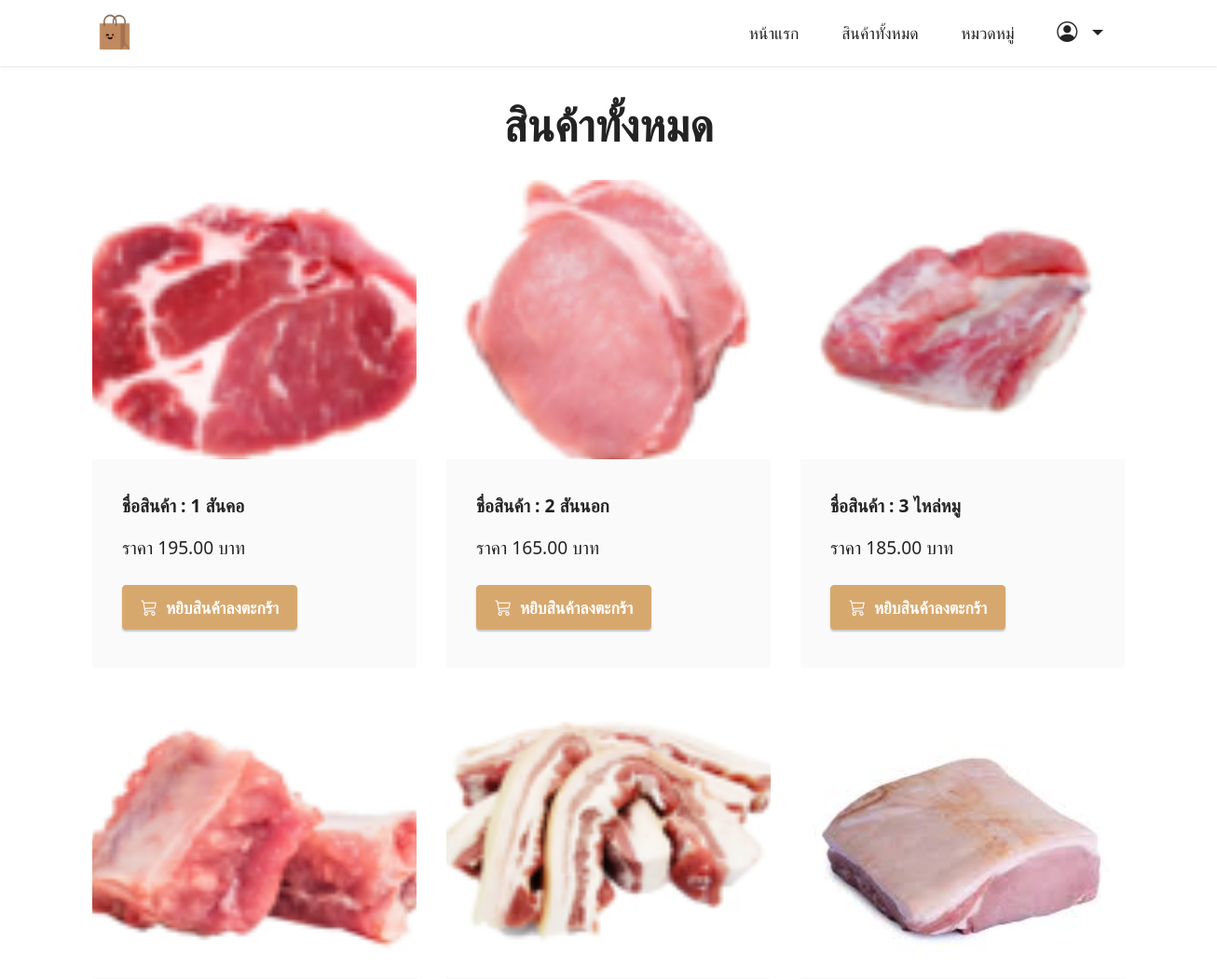
/product/ (upper part), run on an earlier commit of the app's database.
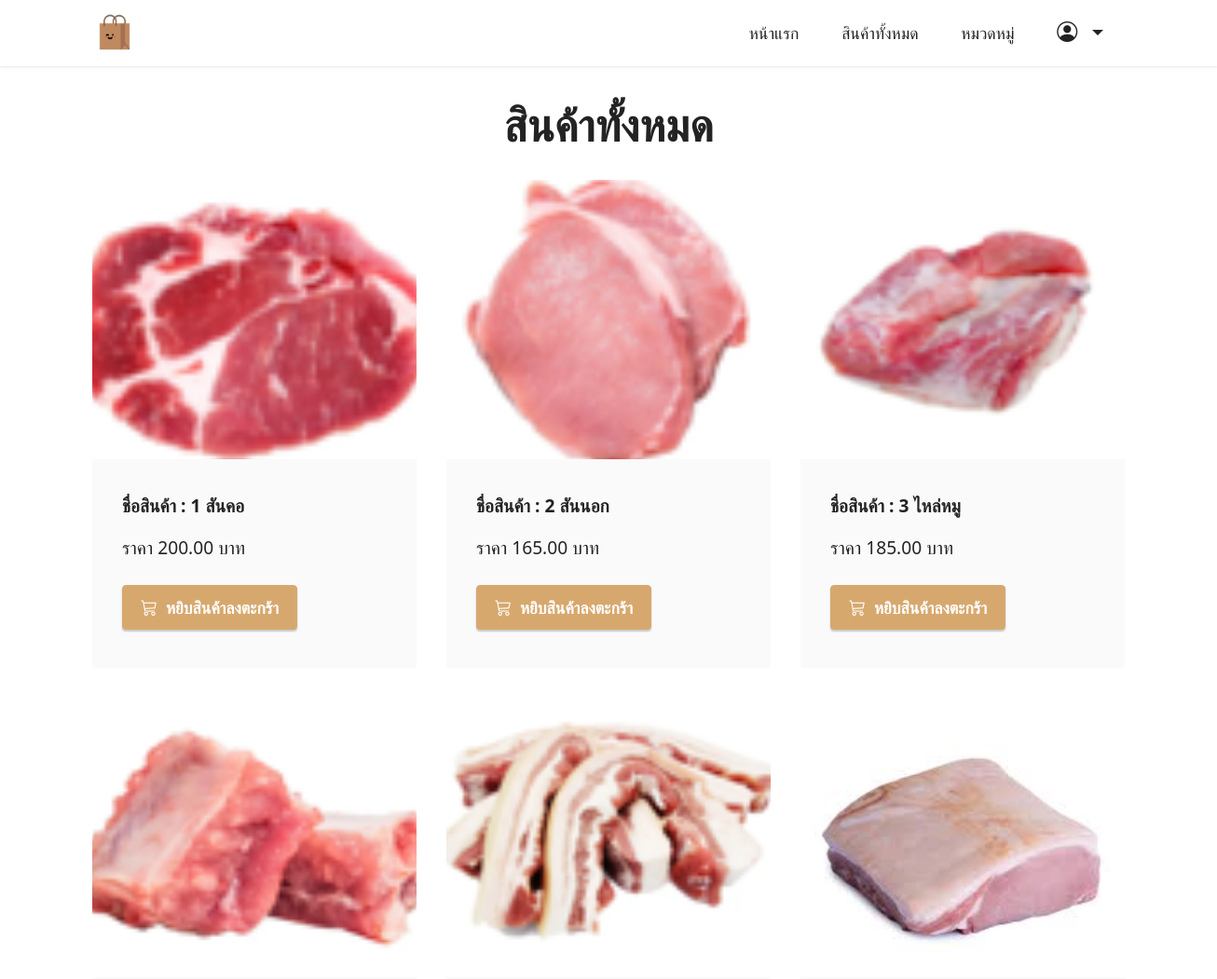
And on a later commit of the database.
### productapp/models.py (models this page shows, shortened)
class Product1(models.Model):
    category = models.ForeignKey('Category',on_delete=models.CASCADE,null=True,verbose_name="หมวดหมู่สินค้า")
    name = models.CharField("ชื่อสินค้า", max_length=100)
    description = models.TextField("รายละเอียดสินค้า", max_length=500)
    price = models.DecimalField("ราคาขาย", max_digits=10, decimal_places=2)
    stock = models.DecimalField("จำนวนในสต๊อก", max_digits=10, decimal_places=2)
    is_trending = models.BooleanField("สินค้าแนะนำ", default=False)
    image = models.ImageField("รูปสินค้า", upload_to="product")
    profitprice = models.DecimalField("ราคากำไร", max_digits=10, decimal_places=2)
    created_at = models.DateTimeField("วันที่เพิ่มสินค้า", auto_now_add=True)
    updated_at = models.DateTimeField("วันที่แก้ไขล่าสุด", auto_now=True)
    barcode = models.CharField("บาร์โค้ด", max_length=13, unique=True)
    class Meta:
        verbose_name = "Product"
        verbose_name_plural = "รายการสินค้า"

### productapp/views.py (the view)
# urls.py: path('product/',views.product_list,name='product1'),
def product_list(request):
     all_product=Product1.objects.all().order_by("category") # เรียกลำดับจากชื่อสินค้า ถ้าเป็นการเพิ่ม order_by ตัวนี้จะมีการเชื่อมโยงกับ Product.html
     page=request.GET.get("page") # ดึงค่า parameter page เพิ่อระบุว่าผู้ใช้ต้องการดูหน้าที่เท่าไหร่ ถ้าไม่มี parametre page ใน url ค่านี้จะเป็น  None
     paginator=Paginator(all_product,10) #สร้าง object Paginator เพื่อแบ่งข้อมูล all_product ออกเป็นหน้า page โดยแต่ล่ะหน้าจะแสดงข้อมูล 3 รายการ
     all_product=paginator.get_page(page) #ดึงข้อมูลของหน้าที่ผู้ชายที่จะต้องการดู (ตามค่า page ที่ได้จาก url ) ถ้า page เป็น None  หรือไม่ถูกต้อง (เช่น มากกว่าจำนวณหน้าทั้งหมด ) จะดึงข้อมูลหน้าแรกมาให้โดยอัตโนมัติ
     return render (request,"product.html",{"all_product":all_product}) #ทำการดึงค่าตัวแปรมาเก็บไว้แล้ว Return กับไป

### productapp/templates/product.html (shortened to what this page needs)
{% extends "layout.html"%}
{% load humanize %}
{% block content%}
<section class="content2 cid-tsEQSCqggh" id="content2-2">
    <div class="container">
        <div class="mbr-section-head">
            <h4 class="mbr-section-title mbr-fonts-style align-center mb-0 display-2">
                <strong>สินค้าทั้งหมด</strong>
            </h4>
        </div>
        <div class="row mt-4">
        {% for Product1 in all_product %}
        <div class="item features-image сol-12 col-md-6 col-lg-4">
            <div class="item-wrapper">
                <div class="item-img">
                    <a href="{% url 'productDetail' Product1.id %}">
                        <img src="{{ Product1.image.url }}" >
                    </a>
                </div>
                <div class="item-content">
                    <h6 class="item-subtitle mbr-fonts-style mt-1 display-7">
                        <strong>ชื่อสินค้า : {{Product1.name}}</strong>
                    </h6>
                    <p class="mbr-text mbr-fonts-style mt-3 display-7">ราคา {{Product1.price | intcomma}} บาท</p>
                </div>
                <div class="mbr-section-btn item-footer mt-2">
                    {%if Product1.stock <= 0 %}
                         <h2 class="text-secondary text-center" t>สินค้าหมด</h2>
                    {% else %}
                        <a href="{% url 'addCart' Product1.id %}" class="btn btn-primary display-4">
                             <i class="bi bi-cart3"></i></i>&nbsp;
                                หยิบสินค้าลงตะกร้า
                         </a>
                     {% endif %}
                </div>
            </div>
        </div>
        {% endfor %}
    </div>
</section>
{% endblock%}

What changed in the data, as far as the page shows it:
changed Product1 "1 สันคอ": price "195.00" → "200.00"
